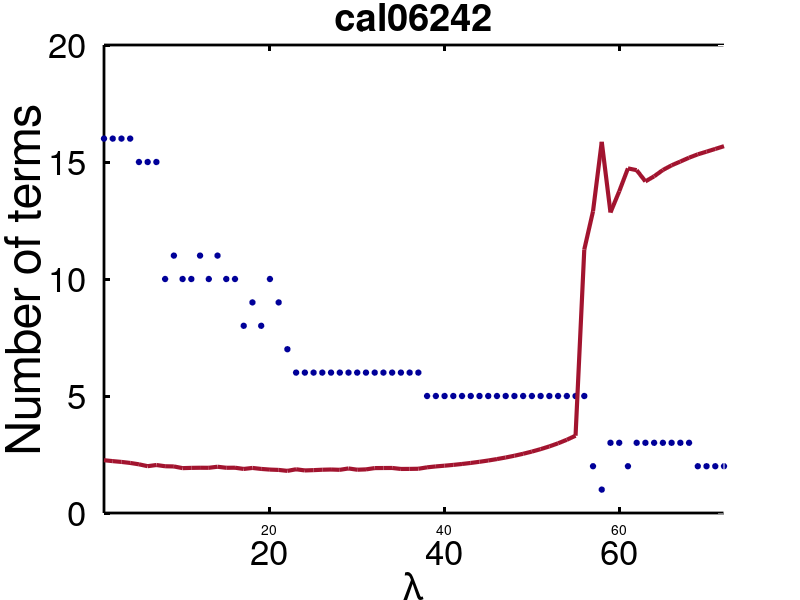

MATLAB code to generate this figure:
%%SI_car/cal06242. Structural analysis

%%%%%%%%%%%%%%%%%%%%%%%%%  S^3d method %%%%%%%%%%%%%%%%%%%%%%%%%%%%%%%%%%%%
%%% This file generate the Fig.14-SI presented in                       %%%
%%% Ye Yuan, " Machine Discovery of Partial Differential 
%%%             Equations from Spatiotemporal Data"                     %%%
%   @author: Ye Yuan
%%%%%%%%%%%%%%%%%%%%%%%%%%%%%%%%%%%%%%%%%%%%%%%%%%%%%%%%%%%%%%%%%%%%%%%%%%%

load('fig242left.mat');
x = num;
y1 = number;
y2 = err;
[AX,H1,H2] = plotyy(x,y1,x,y2,'plot');
set(AX(1),'XColor','k','YColor',[0 0 0]);
set(AX(2),'XColor','k','YColor','w');
set(gca,'color',[0.941176474094391 0.941176474094391 0.941176474094391]);
set(gcf,'color','w');
HH1=get(AX(1),'Ylabel');
set(HH1,'String','Number of terms');
set(HH1,'color',[0 0 0]);
HH2=get(AX(2),'Ylabel');
set(HH2,'color','r');
set(H1,'MarKer','o','Linestyle','none','MarkerFaceColor',[0 0 0.600000023841858],...
    'Color',[0 0 0.600000023841858],'MarkerSize',4); 
set(AX(1),'ylim',[0,20],'ytick',0:5:20)
set(H2,'Linestyle','-','color',[0.635294139385223 0.0784313753247261 0.184313729405403],'Linewidth',3);
set(AX(2),'ylim',[0.115,0.255],'ytick',0.115:0.02:0.255);
xlabel('\lambda');
title('cal06242');
set(gca,'linewidth',2);
set(gca,'FontSize',25);
set(get(gca,'YLabel'),'Fontsize',35);